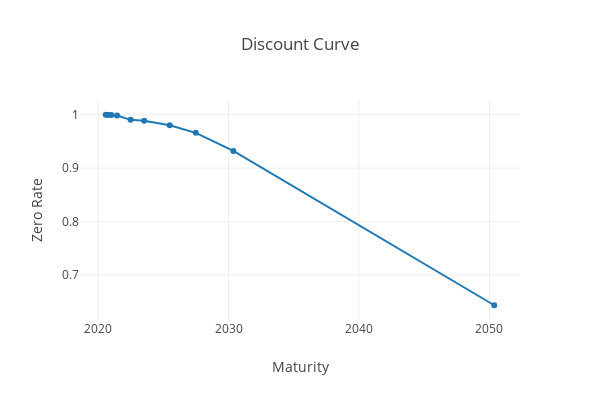

Write notebook code for a chart like this one.
### Code cell
import plotly.graph_objs as go
from plotly.offline import download_plotlyjs, init_notebook_mode, plot, iplot
init_notebook_mode(connected=True)

# # Plotting 
trace = go.Scatter(x=quote.index, y=quote['discount factor']) 
layout = go.Layout(title='Discount Curve', xaxis=dict(title='Maturity'), yaxis=dict(title='Zero Rate'),width=600, height=400)
data1=[trace] 
fig1 = dict(data=data1, layout=layout)
iplot(fig1)

### Figure 1 — Plotly figure (JSON) as saved in the notebook; plotly's stock layout.template omitted (floating-point values rounded to 4 significant figures)
{"data": [{"type": "scatter", "uid": "d3deee7d-6606-47a7-878f-75b44ad92a75", "x": ["2020-08-04", "2020-10-08", "2021-01-07", "2021-06-17", "2022-06-30", "2023-07-15", "2025-06-30", "2027-06-30", "2030-05-15", "2050-05-15"], "y": [0.9999, 0.9997, 0.9993, 0.9985, 0.9904, 0.9888, 0.9802, 0.966, 0.9323, 0.6432]}], "layout": {"height": 400, "title": {"text": "Discount Curve"}, "width": 600, "xaxis": {"title": {"text": "Maturity"}}, "yaxis": {"title": {"text": "Zero Rate"}}}}
